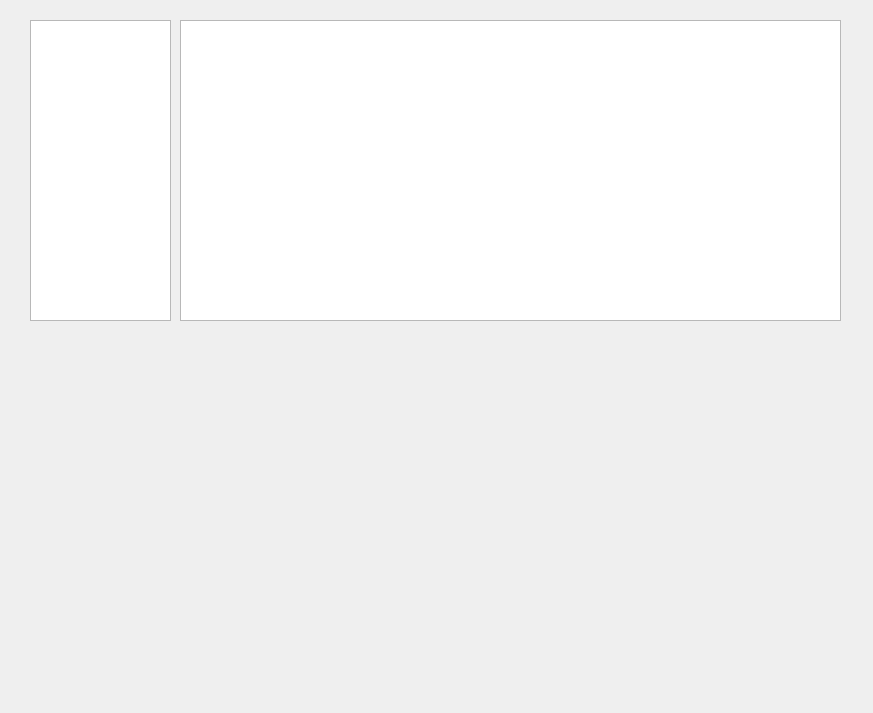
<?xml version="1.0" encoding="UTF-8"?>
<ui version="4.0">
 <class>MainWindow</class>
 <widget class="QMainWindow" name="MainWindow">
  <property name="geometry">
   <rect>
    <x>0</x>
    <y>0</y>
    <width>873</width>
    <height>713</height>
   </rect>
  </property>
  <property name="windowTitle">
   <string>MainWindow</string>
  </property>
  <widget class="QWidget" name="centralWidget">
   <widget class="QListView" name="listView">
    <property name="geometry">
     <rect>
      <x>30</x>
      <y>20</y>
      <width>141</width>
      <height>301</height>
     </rect>
    </property>
   </widget>
   <widget class="QTableView" name="tableView">
    <property name="geometry">
     <rect>
      <x>180</x>
      <y>20</y>
      <width>661</width>
      <height>301</height>
     </rect>
    </property>
   </widget>
  </widget>
 </widget>
 <resources/>
 <connections/>
</ui>
